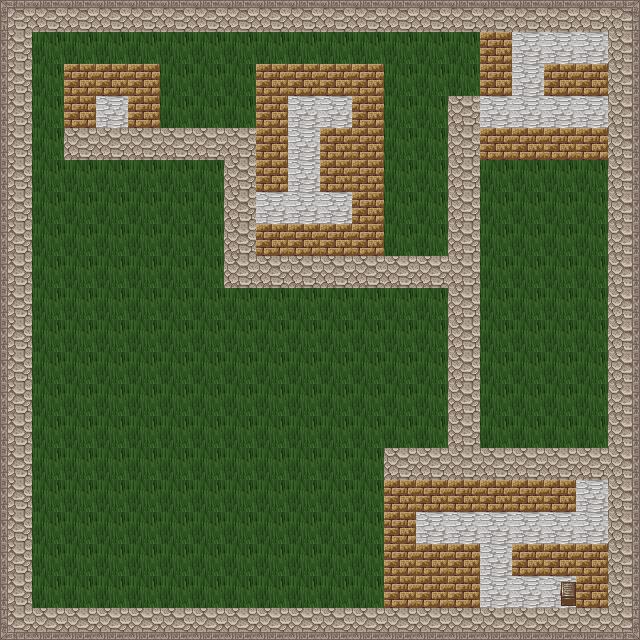

A 2D game scene composited from a Tiled map and its tileset images. What follows is a short description and the map's XML, with every tile layer's data as written:
An orthogonal 20x20 tile map with 32x32 px tiles, 3 tile layers (base layer, structure layer, item layer), 2 tilesets and 16 objects (16x blocking).

<map version="1.0" orientation="orthogonal" renderorder="right-down" width="20" height="20" tilewidth="32" tileheight="32" nextobjectid="28">
 <tileset firstgid="1" name="Mage City" tilewidth="32" tileheight="32" tilecount="360" columns="8">
  <image source="magecity_0.png" width="256" height="1450" />
 </tileset>
 <tileset firstgid="361" name="grass" tilewidth="32" tileheight="32" tilecount="256" columns="16">
  <image source="grass.png" width="512" height="512" />
 </tileset>
 <layer name="base layer" width="20" height="20">
  <data encoding="csv">
73,74,74,74,74,74,74,74,74,74,74,74,74,74,74,74,74,74,74,75,
81,602,602,602,602,602,602,602,602,602,602,602,602,602,602,602,602,602,602,83,
81,602,602,602,602,602,602,602,602,602,602,602,602,602,602,602,602,602,602,83,
81,602,602,602,602,602,602,602,602,602,602,602,602,602,602,602,602,602,602,83,
81,602,602,602,602,602,602,602,602,602,602,602,602,602,602,602,602,602,602,83,
81,602,602,602,602,602,602,602,602,602,602,602,602,602,602,602,602,602,602,83,
81,602,602,602,602,602,602,602,602,602,602,602,602,602,602,602,602,602,602,83,
81,602,602,602,602,602,602,602,602,602,602,602,602,602,602,602,602,602,602,83,
81,602,602,602,602,602,602,602,602,602,602,602,602,602,602,602,602,602,602,83,
81,602,602,602,602,602,602,602,602,602,602,602,602,602,602,602,602,602,602,83,
81,602,602,602,602,602,602,602,602,602,602,602,602,602,602,602,602,602,602,83,
81,602,602,602,602,602,602,602,602,602,602,602,602,602,602,602,602,602,602,83,
81,602,602,602,602,602,602,602,602,602,602,602,602,602,602,602,602,602,602,83,
81,602,602,602,602,602,602,602,602,602,602,602,602,602,602,602,602,602,602,83,
81,602,602,602,602,602,602,602,602,602,602,602,602,602,602,602,602,602,602,83,
81,602,602,602,602,602,602,602,602,602,602,602,602,602,602,602,602,602,602,83,
81,602,602,602,602,602,602,602,602,602,602,602,602,602,602,602,602,602,602,83,
81,602,602,602,602,602,602,602,602,602,602,602,602,602,602,602,602,602,602,83,
81,602,602,602,602,602,602,602,602,602,602,602,602,602,602,602,602,602,602,83,
89,90,90,90,90,90,90,90,90,90,90,90,90,90,90,90,90,90,90,91
</data>
 </layer>
 <layer name="structure layer" width="20" height="20">
  <data encoding="csv">
0,0,0,0,0,0,0,0,0,0,0,0,0,0,0,0,0,0,0,0,
0,0,0,0,0,0,0,0,0,0,0,0,0,0,0,42,2,2,2,0,
0,0,42,42,42,0,0,0,42,42,42,42,0,0,0,42,2,42,42,0,
0,0,42,2,42,0,0,0,42,2,2,42,0,0,82,2,2,2,2,0,
0,0,82,82,82,82,82,82,42,2,42,42,0,0,82,42,42,42,42,0,
0,0,0,0,0,0,0,82,42,2,42,42,0,0,82,0,0,0,0,0,
0,0,0,0,0,0,0,82,2,2,2,42,0,0,82,0,0,0,0,0,
0,0,0,0,0,0,0,82,42,42,42,42,0,0,82,0,0,0,0,0,
0,0,0,0,0,0,0,82,82,82,82,82,82,82,82,0,0,0,0,0,
0,0,0,0,0,0,0,0,0,0,0,0,0,0,82,0,0,0,0,0,
0,0,0,0,0,0,0,0,0,0,0,0,0,0,82,0,0,0,0,0,
0,0,0,0,0,0,0,0,0,0,0,0,0,0,82,0,0,0,0,0,
0,0,0,0,0,0,0,0,0,0,0,0,0,0,82,0,0,0,0,0,
0,0,0,0,0,0,0,0,0,0,0,0,0,0,82,0,0,0,0,0,
0,0,0,0,0,0,0,0,0,0,0,0,82,82,82,82,82,82,82,0,
0,0,0,0,0,0,0,0,0,0,0,0,42,42,42,42,42,42,2,0,
0,0,0,0,0,0,0,0,0,0,0,0,42,2,2,2,2,2,2,0,
0,0,0,0,0,0,0,0,0,0,0,0,42,42,42,2,42,42,42,0,
0,0,0,0,0,0,0,0,0,0,0,0,42,42,42,2,2,2,42,0,
0,0,0,0,0,0,0,0,0,0,0,0,0,0,0,0,0,0,0,0
</data>
 </layer>
 <layer name="item layer" width="20" height="20">
  <data encoding="csv">
0,0,0,0,0,0,0,0,0,0,0,0,0,0,0,0,0,0,0,0,
0,0,0,0,0,0,0,0,0,0,0,0,0,0,0,0,0,0,0,0,
0,0,0,0,0,0,0,0,0,0,0,0,0,0,0,0,0,0,0,0,
0,0,0,0,0,0,0,0,0,0,0,0,0,0,0,0,0,0,0,0,
0,0,0,0,0,0,0,0,0,0,0,0,0,0,0,0,0,0,0,0,
0,0,0,0,0,0,0,0,0,0,0,0,0,0,0,0,0,0,0,0,
0,0,0,0,0,0,0,0,0,0,0,0,0,0,0,0,0,0,0,0,
0,0,0,0,0,0,0,0,0,0,0,0,0,0,0,0,0,0,0,0,
0,0,0,0,0,0,0,0,0,0,0,0,0,0,0,0,0,0,0,0,
0,0,0,0,0,0,0,0,0,0,0,0,0,0,0,0,0,0,0,0,
0,0,0,0,0,0,0,0,0,0,0,0,0,0,0,0,0,0,0,0,
0,0,0,0,0,100,0,0,0,0,0,0,0,0,0,0,0,0,0,0,
0,0,0,0,0,0,0,0,0,0,0,0,0,0,0,0,0,0,0,0,
0,0,0,0,0,0,0,0,0,0,0,0,0,0,0,0,0,0,0,0,
0,0,0,0,0,0,0,0,0,0,0,0,0,0,0,0,0,0,0,0,
0,0,0,0,0,0,0,0,0,0,0,0,0,0,0,0,0,0,0,0,
0,0,0,0,0,0,0,0,0,0,0,0,0,0,0,0,0,0,0,0,
0,0,0,0,0,0,0,0,0,0,0,0,0,0,0,0,0,0,0,0,
0,0,0,0,0,0,0,0,0,0,0,0,0,0,0,0,0,336,0,0,
0,0,0,0,0,0,0,0,0,0,0,0,0,0,0,0,0,0,0,0
</data>
 </layer>
 <objectgroup name="sprite layer">
  <object id="10" name="shop_wall_1" type="blocking" x="65" y="63.6667" width="32" height="64" />
  <object id="11" name="shop_wall_3" type="blocking" x="128" y="64" width="32" height="64" />
  <object id="12" name="shop_wall_2" type="blocking" x="96" y="64" width="32" height="32" />
  <object id="13" name="house_wall_3" type="blocking" x="352" y="64" width="32" height="192" />
  <object id="14" name="house_wall_5" type="blocking" x="254.667" y="222.667" width="96" height="32" />
  <object id="15" name="house_wall_4" type="blocking" x="320" y="128" width="32" height="64" />
  <object id="16" name="house_wall_1" type="blocking" x="256" y="64" width="96" height="32" />
  <object id="17" name="house_wall_2" type="blocking" x="256" y="96" width="32" height="96" />
  <object id="18" name="maze_wall_4" type="blocking" x="512" y="544" width="96" height="32" />
  <object id="19" name="maze_wall_5" type="blocking" x="576" y="576" width="32" height="32" />
  <object id="20" name="maze_wall_1" type="blocking" x="384" y="480" width="192" height="32" />
  <object id="21" name="maze_wall_2" type="blocking" x="384" y="512" width="32" height="96" />
  <object id="22" name="maze_wall_3" type="blocking" x="416" y="544" width="64" height="64" />
  <object id="23" name="jail_wall_1" type="blocking" x="480" y="32" width="32" height="64" />
  <object id="24" name="jail_wall_2" type="blocking" x="544" y="64" width="64" height="32" />
  <object id="25" name="jail_wall_3" type="blocking" x="480" y="128" width="128" height="32" />
 </objectgroup>
</map>
